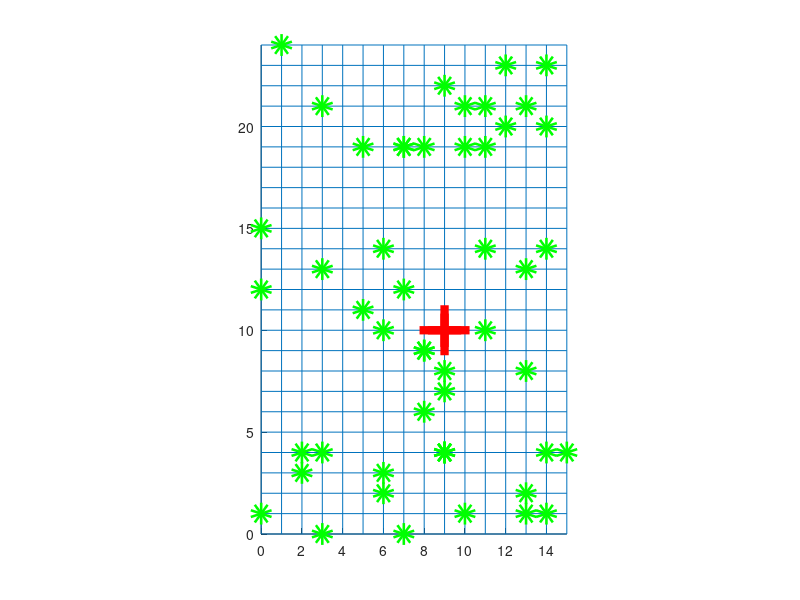
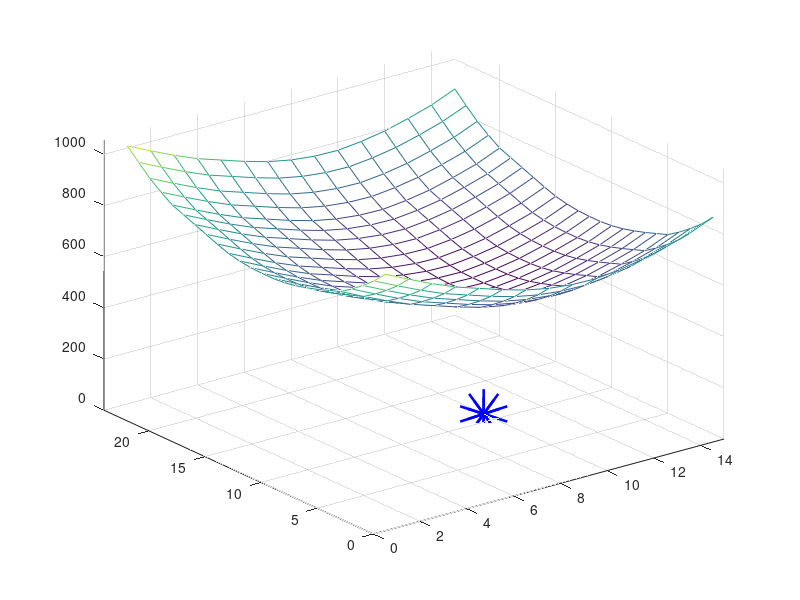

These charts were generated, in order, by the following MATLAB code:
clear;
figure(1);
clf;
hold on

nx = 15;
ny = 24;

for j = 0 : ny
    line([0 nx], [j j])
end

for i = 0 : nx
    line([i i], [0 ny])
end

NoH = 50;

x = randi([0 nx], NoH, 1);
y = randi([0 ny], NoH, 1);
plot(x, y, "go", "linewidth", 10);

for i = 0 : nx
    for j = 0 : ny
        d = 0;

        for k = 1 : NoH
            d = d + abs(x(k) - i) + abs(y(k) - j);
        endfor

        fire(i + 1, j + 1) = d;
    endfor
end

s = (nx + ny) * NoH;

for i = 1 : nx + 1
    for j = 1 : ny + 1
        if fire(i, j) < s
            s = fire(i, j);
            m = i;
            n = j;
        endif
    endfor
end

plot(m - 1, n - 1, "rs", "linewidth", 30);
axis image

figure(2);
clf;
mesh(fire');
% "fire'" means the transpose of "fire" matrix.
hold on
plot3(m, n, "bo", "linewidth", 30)
axis([0 nx 0 ny 0 max(max(fire))])
